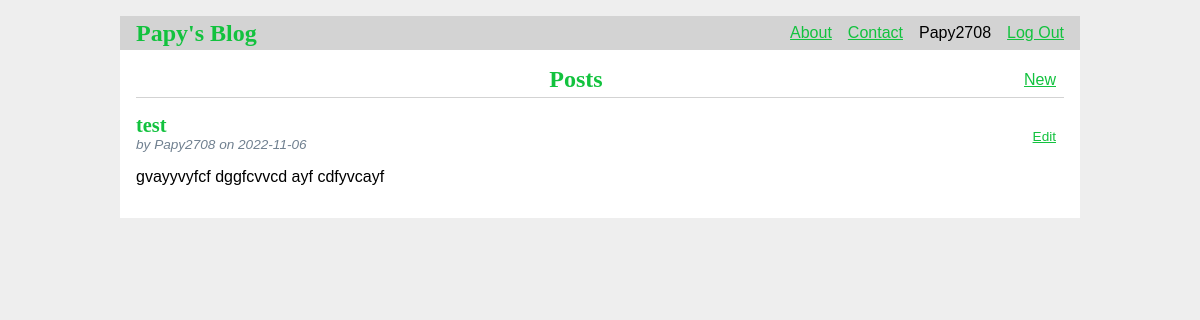
Page / (signed in) on the earlier database version.
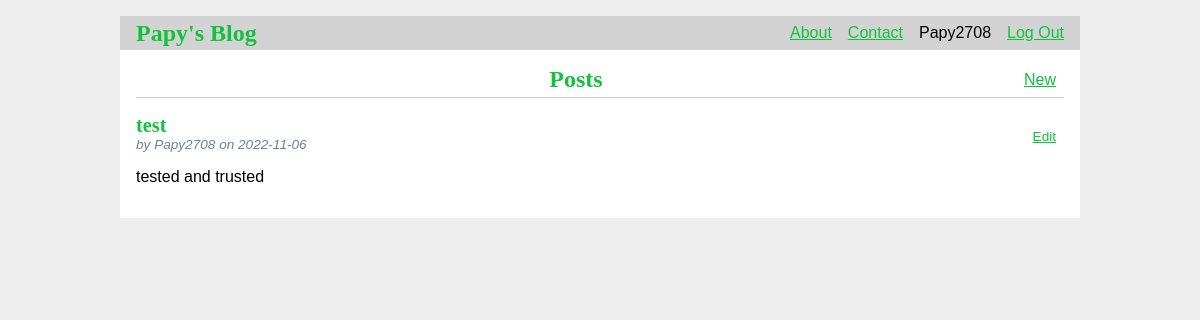
Same page on the later database version.
### tables this page shows
CREATE TABLE user (
  id INTEGER PRIMARY KEY AUTOINCREMENT,
  username TEXT UNIQUE NOT NULL,
  password TEXT NOT NULL
);

CREATE TABLE post (
  id INTEGER PRIMARY KEY AUTOINCREMENT,
  author_id INTEGER NOT NULL,
  created TIMESTAMP NOT NULL DEFAULT CURRENT_TIMESTAMP,
  title TEXT NOT NULL,
  body TEXT NOT NULL,
  FOREIGN KEY (author_id) REFERENCES user (id)
);

### blogr/blog.py (the view)
@bp.route("/")
def index():
    db = get_db()
    posts = db.execute(
        "SELECT p.id, title, body, created, author_id, username"
        " FROM post p JOIN user u ON p.author_id = u.id"
        " ORDER BY created DESC"
    ).fetchall()
    return render_template("blog/index.html", posts=posts)

### blogr/auth.py (called while the page is built)
@bp.before_app_request
def load_logged_in_user():
    user_id = session.get("user_id")
    if user_id is None:
        g.user = None
    else:
        g.user = (
            get_db().execute("SELECT * FROM user WHERE id = ?", (user_id,)).fetchone()
        )

### blogr/db.py (called while the page is built)
def get_db():
    if "db" not in g:
        g.db = sqlite3.connect(
            current_app.config["DATABASE"], detect_types=sqlite3.PARSE_DECLTYPES
        )
        g.db.row_factory = sqlite3.Row
    return g.db

### blogr/templates/blog/index.html (shortened to what this page needs)
{% extends 'base.html' %}
{% block header %}
  <h1>{% block title %}Posts{% endblock %}</h1>
  {% if g.user %}
    <a class="action" href="{{ url_for('blog.create') }}">New</a>
  {% endif %}
{% endblock %}
{% block content %}
  {% for post in posts %}
    <article class="post">
      <header>
        <div>
          <h1>{{ post['title'] }}</h1>
          <div class="about">by {{ post['username'] }} on {{ post['created'].strftime('%Y-%m-%d') }}</div>
        </div>
        {% if g.user['id'] == post['author_id'] %}
          <a class="action" href="{{ url_for('blog.update', id=post['id']) }}">Edit</a>
        {% endif %}
      </header>
      <p class="body">{{ post['body'] }}</p>
    </article>
  {% endfor %}
{% endblock %}

### blogr/templates/base.html (shortened to what this page needs)
<!doctype html>
<link rel="stylesheet" href="{{ url_for('static', filename='style.css') }}">
<nav>
  <h1><a href="{{ url_for('index') }}">Papy's Blog</a></h1>
  <ul>
    <li><a href="{{ url_for('blog.about') }}">About</a></li>
    <li><a href="{{ url_for('blog.contact') }}">Contact</a></li>
    {% if g.user %}
      <li><span>{{ g.user['username'] }}</span>
      <li><a href="{{ url_for('auth.logout') }}">Log Out</a>
    {% else %}
      <li><a href="{{ url_for('auth.register') }}">Register</a>
      <li><a href="{{ url_for('auth.login') }}">Log In</a>
    {% endif %}
  </ul>
</nav>
<section class="content">
  <header>
    {% block header %}{% endblock %}
  </header>
  {% block content %}{% endblock %}
</section>

### blogr/static/style.css (style rules this page uses)
h1, h2, h3, h4, h5, h6 { font-family: serif; color: #12c23e; margin: 1rem 0; }
a { color: #12c23e; }
nav { background: lightgray; display: flex; align-items: center; padding: 0 0.5rem; }
nav h1 { flex: auto; margin: 0; }
nav h1 a { text-decoration: none; padding: 0.25rem 0.5rem; }
nav ul { display: flex; list-style: none; margin: 0; padding: 0; }
nav ul li a, nav ul li span, header .action { display: block; padding: 0.5rem; }
.content { padding: 0 1rem 1rem; }
.content > header { border-bottom: 1px solid lightgray; display: flex; align-items: flex-end; }
.content > header h1 { flex: auto; text-align: center; margin: 1rem 0 0.25rem 0; }
.post > header { display: flex; align-items: flex-end; font-size: 0.85em; }
.post > header > div:first-of-type { flex: auto; }
.post > header h1 { font-size: 1.5em; margin-bottom: 0; }
.post .about { color: slategray; font-style: italic; }
.post .body { white-space: pre-line; }
.content:last-child { margin-bottom: 0; }

Differences in the rows shown:
changed post "test": body "gvayyvyfcf dggfcvvcd ayf cdfyvcayf" → "tested and trusted"
